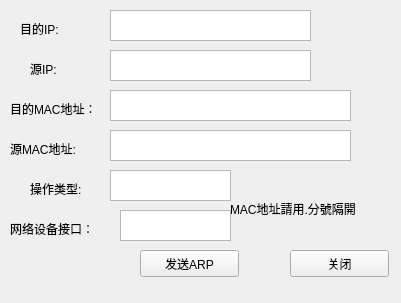
<?xml version="1.0" encoding="UTF-8"?>
<ui version="4.0">
 <class>Arp</class>
 <widget class="QWidget" name="Arp">
  <property name="geometry">
   <rect>
    <x>0</x>
    <y>0</y>
    <width>401</width>
    <height>303</height>
   </rect>
  </property>
  <property name="windowTitle">
   <string>Form</string>
  </property>
  <widget class="QPushButton" name="pushButton">
   <property name="geometry">
    <rect>
     <x>140</x>
     <y>250</y>
     <width>99</width>
     <height>27</height>
    </rect>
   </property>
   <property name="text">
    <string>发送ARP</string>
   </property>
  </widget>
  <widget class="QLabel" name="label">
   <property name="geometry">
    <rect>
     <x>20</x>
     <y>20</y>
     <width>67</width>
     <height>17</height>
    </rect>
   </property>
   <property name="text">
    <string>目的IP:</string>
   </property>
  </widget>
  <widget class="QLabel" name="label_2">
   <property name="geometry">
    <rect>
     <x>30</x>
     <y>60</y>
     <width>67</width>
     <height>17</height>
    </rect>
   </property>
   <property name="text">
    <string>源IP:</string>
   </property>
  </widget>
  <widget class="QLabel" name="label_3">
   <property name="geometry">
    <rect>
     <x>10</x>
     <y>100</y>
     <width>101</width>
     <height>17</height>
    </rect>
   </property>
   <property name="text">
    <string>目的MAC地址：</string>
   </property>
  </widget>
  <widget class="QLabel" name="label_4">
   <property name="geometry">
    <rect>
     <x>10</x>
     <y>140</y>
     <width>91</width>
     <height>17</height>
    </rect>
   </property>
   <property name="text">
    <string>源MAC地址:</string>
   </property>
  </widget>
  <widget class="QTextEdit" name="desiptextEdit">
   <property name="geometry">
    <rect>
     <x>110</x>
     <y>10</y>
     <width>201</width>
     <height>31</height>
    </rect>
   </property>
  </widget>
  <widget class="QTextEdit" name="srciptextEdit">
   <property name="geometry">
    <rect>
     <x>110</x>
     <y>50</y>
     <width>201</width>
     <height>31</height>
    </rect>
   </property>
  </widget>
  <widget class="QTextEdit" name="desmactextEdit">
   <property name="geometry">
    <rect>
     <x>110</x>
     <y>90</y>
     <width>241</width>
     <height>31</height>
    </rect>
   </property>
  </widget>
  <widget class="QTextEdit" name="srcmactextEdit">
   <property name="geometry">
    <rect>
     <x>110</x>
     <y>130</y>
     <width>241</width>
     <height>31</height>
    </rect>
   </property>
  </widget>
  <widget class="QLabel" name="label_5">
   <property name="geometry">
    <rect>
     <x>30</x>
     <y>180</y>
     <width>67</width>
     <height>17</height>
    </rect>
   </property>
   <property name="text">
    <string>操作类型:</string>
   </property>
  </widget>
  <widget class="QTextEdit" name="opcodetextEdit">
   <property name="geometry">
    <rect>
     <x>110</x>
     <y>170</y>
     <width>121</width>
     <height>31</height>
    </rect>
   </property>
  </widget>
  <widget class="QPushButton" name="pushButtonexit">
   <property name="geometry">
    <rect>
     <x>290</x>
     <y>250</y>
     <width>99</width>
     <height>27</height>
    </rect>
   </property>
   <property name="text">
    <string>关闭</string>
   </property>
  </widget>
  <widget class="QLabel" name="label_6">
   <property name="geometry">
    <rect>
     <x>10</x>
     <y>220</y>
     <width>101</width>
     <height>17</height>
    </rect>
   </property>
   <property name="text">
    <string>网络设备接口：</string>
   </property>
  </widget>
  <widget class="QTextEdit" name="drivertextEdit">
   <property name="geometry">
    <rect>
     <x>120</x>
     <y>210</y>
     <width>111</width>
     <height>31</height>
    </rect>
   </property>
  </widget>
  <widget class="QLabel" name="label_7">
   <property name="geometry">
    <rect>
     <x>230</x>
     <y>200</y>
     <width>161</width>
     <height>17</height>
    </rect>
   </property>
   <property name="text">
    <string>MAC地址請用.分號隔開</string>
   </property>
  </widget>
 </widget>
 <resources/>
 <connections/>
</ui>
